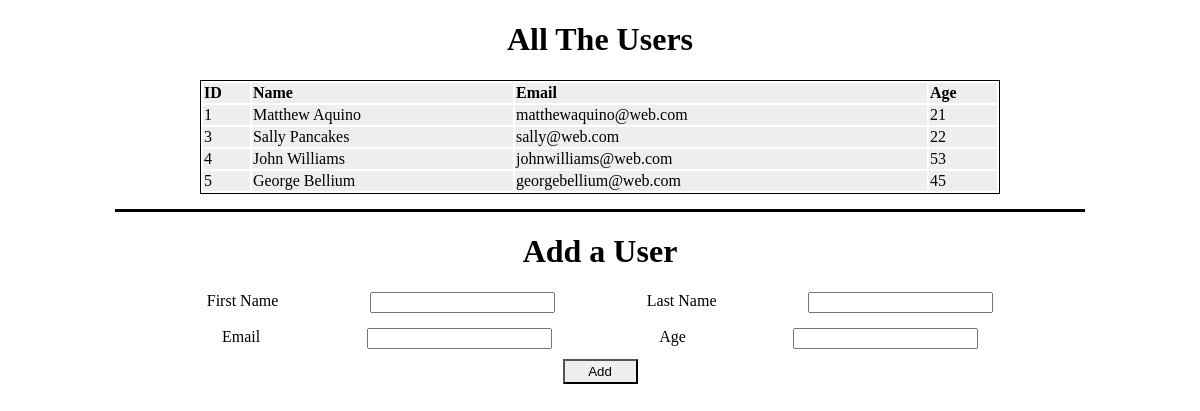
The page / on the database its author committed.
### users_app/models.py (models this page shows)
class User(models.Model):
    first_name = models.CharField(max_length=15)
    last_name = models.CharField(max_length=15)
    email_address = models.EmailField(max_length=50)
    age = models.IntegerField()
    created_at = models.DateTimeField(auto_now_add=True)
    updated_at = models.DateTimeField(auto_now=True)

### users_app/views.py (the view)
# urls.py: path('', views.index),
def index(request):
    context = {
        "Users": User.objects.all()
    }
    return render(request, "index.html", context)

### users_app/templates/index.html (shortened to what this page needs)
<!DOCTYPE html>
<html lang="en">
<head>
    {% load static %}
    <link rel="stylesheet" href="{% static 'css/style.css' %}">
</head>
<body>
    <div class="container">
        <div class="top-content">
            <h1>All The Users</h1>
            <table>
                <tr>
                    <th>ID</th>
                    <th>Name</th>
                    <th>Email</th>
                    <th>Age</th>
                </tr>
                {% for user in Users %}
                <tr>
                    <td>{{ user.id }}</td>
                    <td>{{ user.first_name }}  {{ user.last_name }}</td>
                    <td>{{ user.email_address }}</td>
                    <td>{{ user.age }}</td>
                </tr>
                {% endfor %}
            </table>
        </div>
        <div class="bottom-content">
            <h1>Add a User</h1>
            <form method="POST" action="/process">
                <div class="first-last">
                    <label for="first_name">First Name</label>
                    <input type="text" name="first_name">
                    <label for="last_name">Last Name</label>
                    <input type="text" name="last_name">
                </div>
                <div class="email-age">
                    <label for="email">Email</label>
                    <input type="text" name="email">
                    <label for="age">Age</label>
                    <input type="text" name="age">
                </div>
                <button type="submit">Add</button>
            </form>
        </div>
    </div>
</body>
</html>

### users_app/static/css/style.css (style rules this page uses)
.container { width: 970px; margin: auto; }
.top-content { border-bottom: 3px solid black; }
table { margin: auto; text-align: left; border: 1px solid black; width: 800px; margin-bottom: 15px; }
tr { border: 1px solid black; background-color: #eeeeee; }
.top-content h1 { text-align: center; }
.bottom-content h1 { text-align: center; }
.first-last { display: flex; display: column; justify-content: center; justify-content: space-evenly; margin-bottom: 15px; }
.email-age { display: flex; display: column; justify-content: center; justify-content: space-evenly; margin-bottom: 10px; }
button { display: block; margin: auto; width: 75px; height: 25px; background-color: #eeeeee; margin-bottom: 10px; }

### rows shown on the page
User: id "1", first_name "Matthew", last_name "Aquino", email_address "matthewaquino@web.com", age "21"
User: id "3", first_name "Sally", last_name "Pancakes", email_address "sally@web.com", age "22"
User: id "4", first_name "John", last_name "Williams", email_address "johnwilliams@web.com", age "53"
User: id "5", first_name "George", last_name "Bellium", email_address "georgebellium@web.com", age "45"
